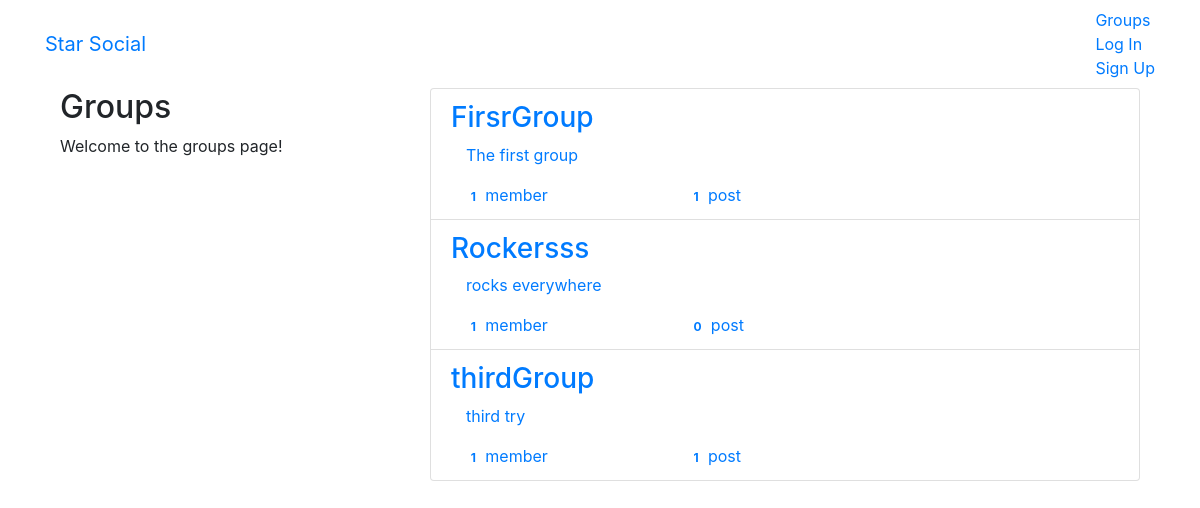
The app's page /groups/ with its own data.
### groups/models.py (models this page shows, shortened)
class Group(models.Model):
    name = models.CharField(max_length=255,unique=True)
    slug = models.SlugField(allow_unicode=True,unique=True)
    description = models.TextField(blank=True,default='')
    description_html = models.TextField(editable='False',default='',blank=True)
    members = models.ManyToManyField(User,through='GroupMember')
    class Meta():
        ordering = ['name']

### groups/views.py (the view)
# urls.py: path('',views.ListGroups.as_view(),name='all'),
class ListGroups(generic.ListView):
    model = Group

### groups/templates/groups/group_list.html (shortened to what this page needs)
{% extends 'groups/group_base.html' %}
{% block pregroup %}
<div class="col-md-4">
  <div class="content">
    <h2>Groups</h2>
    <p>Welcome to the groups page!</p>
  </div>
</div>
{% endblock %}
{% block group_content %}
<div class="col-md-8">
  <div class="list-group">
    {% for group in object_list %}
    <a class="list-group-item" href="{% url 'groups:single' slug=group.slug %}">
      <h3 class="title list-group-item-heading">{{group.name}}</h3>
      <div class="list-group-item-text container-fluid">
        {{group.description_html|safe}}
        <div class="row">
          <div class="col-md-4">
            <span class="badge">{{group.members.count}}</span>
            member{{group.members.count|pluralize}}
          </div>
          <div class="col-md-4">
            <span class="badge">{{group.posts.count}}</span>
            post{{group.members.count|pluralize}}
          </div>
        </div>
      </div>
    </a>
    {% endfor %}
  </div>
</div>
{% endblock %}

### groups/templates/groups/group_base.html (shortened to what this page needs)
{% extends 'base.html' %}
{% block content %}
<div class="container">
  <div class="row">
    {% block pregroup %}{% endblock %}
    {% block group_content %}{% endblock %}
  </div>
</div>
{% endblock %}

### templates/base.html (shortened to what this page needs)
<!DOCTYPE html>
{% load static %}
<html lang="en" dir="ltr">
  <head>
    <link rel="stylesheet" href="https://stackpath.bootstrapcdn.com/bootstrap/4.1.3/css/bootstrap.min.css"
>
    <link rel="stylesheet" href="{% static 'simplesocial/css/master.css'%}">
  </head>
  <body>
    <nav class="navbar mynav" role="navigation" id="navbar">
      <div class="container">
        <a class="navbar-brand mynav" href="{% url 'home' %}">Star Social</a>
        <ul class="nav navbar-nav navbar-right">
          {% if user.is_authenticated %}
            <li> <a href="{% url 'posts:create' %}">Post</a> </li>
            <li> <a href="{% url 'groups:all' %}">Groups</a> </li>
            <li> <a href="{% url 'groups:create' %}">Create Group</a> </li>
            <li> <a href="{% url 'accounts:logout' %}">Log Out</a> </li>
          {% else %}
            <li> <a href="{% url 'groups:all' %}">Groups</a> </li>
            <li> <a href="{% url 'accounts:login' %}">Log In</a> </li>
            <li> <a href="{% url 'accounts:signup' %}">Sign Up</a> </li>
          {% endif %}
        </ul>
      </div>
    </nav>
    <div class="container mycontent">
      {% block content %}
      {% endblock %}
    </div>
  </body>
</html>

### records on screen
Group: name "FirsrGroup", description_html "The first group", members.count "1", posts.count "1"
Group: name "Rockersss", description_html "rocks everywhere", members.count "1", posts.count "0"
Group: name "thirdGroup", description_html "third try", members.count "1", posts.count "1"
